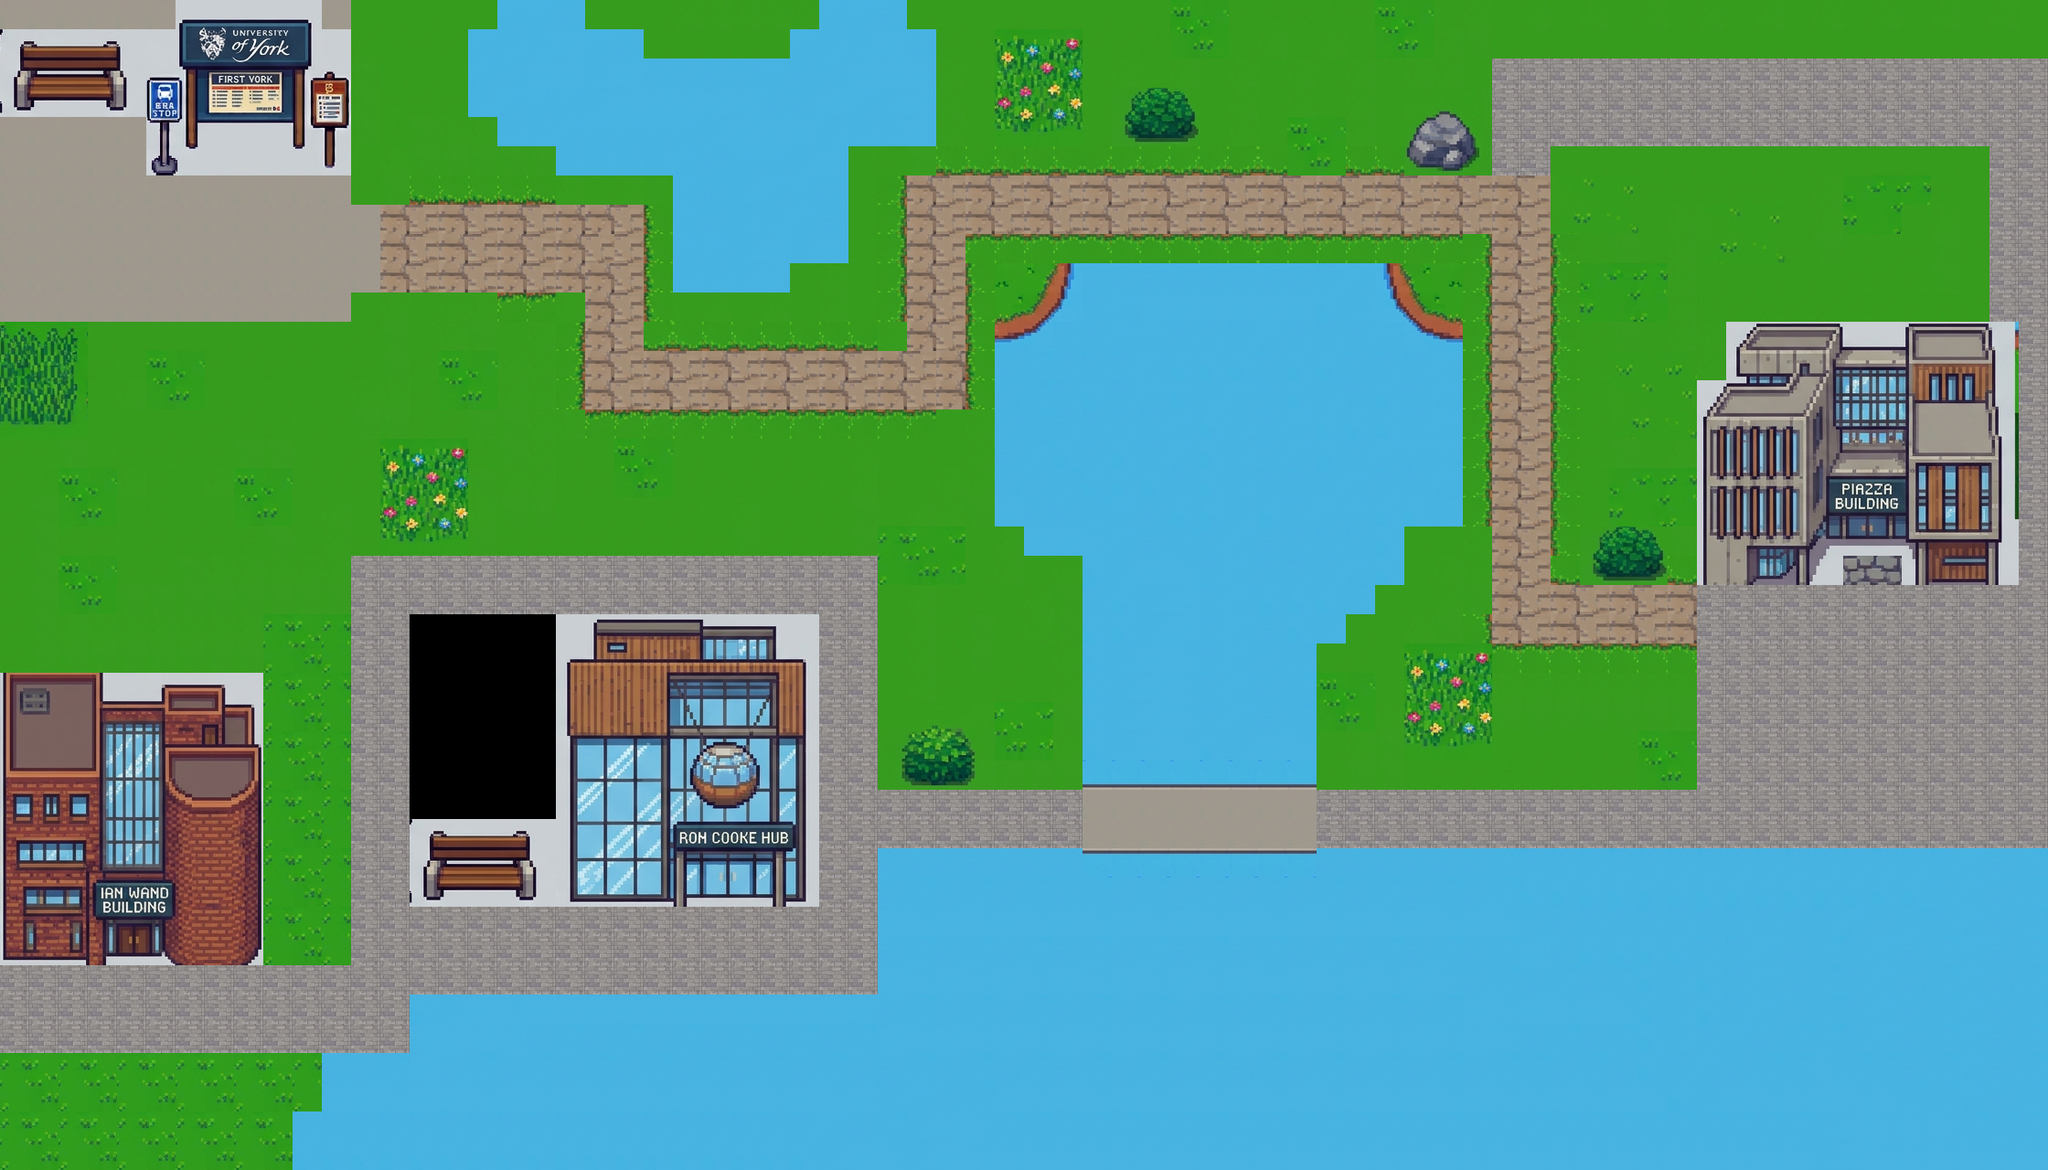

This game map was drawn from its Tiled (.tmx) file and the tilesets committed beside it. A one-line description and the trimmed map source follow:
An orthogonal 70x40 tile map with 32x32 px tiles, 1 tile layer (Tile Layer 1), 2 tilesets and 24 objects.

<map version="1.10" tiledversion="1.12.2" orientation="orthogonal" renderorder="right-down" width="70" height="40" tilewidth="32" tileheight="32" infinite="0" nextlayerid="6" nextobjectid="58">
 <tileset firstgid="1" source="MapGraphics.tsx" />
 <tileset firstgid="545" source="graphicsForBusStop.tsx" />
 <layer id="1" name="Tile Layer 1" width="70" height="40">
  <data>[2800 cells, 2765 non-empty, 431 distinct tile ids]</data>
 </layer>
 <objectgroup id="2" name="playerCollisionLayer">
  <object id="1" x="-4.84418" y="741.159" width="295.495" height="316.486">
   <properties>
    <property name="collision = true" type="bool" value="true" />
   </properties>
  </object>
  <object id="2" x="447.232" y="716.362" width="450.251" height="223.539" />
  <object id="4" x="1854.68" y="352.678" width="345.214" height="240.123" rotation="359.592" />
  <object id="6" x="320.547" y="1212.79" width="1917.09" height="65.719" />
  <object id="8" x="353.696" y="1153.38" width="1884.25" height="61.0754" />
  <object id="55" x="353.696" y="1153.38" width="1884.25" height="61.0754" />
  <object id="10" x="957.377" y="927.869" width="1278.69" height="126.23" />
  <object id="14" x="1072.7" y="275.837" width="529.606" height="410.244" />
  <object id="15" x="496.506" y="3.67782" width="559.029" height="163.05" />
  <object id="16" x="573.74" y="154.469" width="357.975" height="51.4895" />
  <object id="17" x="725.757" y="204.732" width="245.188" height="161.824" />
  <object id="18" x="369.484" y="-2.99177" width="88.2573" height="219.895" />
  <object id="19" x="2.99177" y="351.533" width="626.776" height="116.679" />
  <object id="20" x="617.801" y="451.758" width="467.848" height="29.9177" />
  <object id="21" x="1165.28" y="686.168" width="292.524" height="164.921" />
  <object id="56" x="444.421" y="1088.03" width="516.17" height="68.5372" />
 </objectgroup>
 <objectgroup id="5" name="eventLayer">
  <object id="53" x="855.459" y="932.779" width="216.384" height="222.644">
   <properties>
    <property name="eventID" type="int" value="1" />
   </properties>
  </object>
  <object id="54" x="1845.59" y="592.789" width="385.007" height="75.3718">
   <properties>
    <property name="eventID" type="int" value="2" />
   </properties>
  </object>
 </objectgroup>
 <objectgroup id="4" name="gooseCollisionLayer" visible="0">
  <object id="38" x="-4.84418" y="741.159" width="295.495" height="316.486">
   <properties>
    <property name="collision = true" type="bool" value="true" />
   </properties>
  </object>
  <object id="39" x="448.751" y="669.242" width="449.803" height="277.799" />
  <object id="40" x="1854.68" y="352.678" width="345.214" height="254.313" rotation="359.592" />
  <object id="49" x="369.484" y="-2.99177" width="88.2573" height="219.895" />
  <object id="50" x="2.99177" y="351.533" width="626.776" height="116.679" />
  <object id="51" x="617.801" y="451.758" width="467.848" height="29.9177" />
 </objectgroup>
</map>
